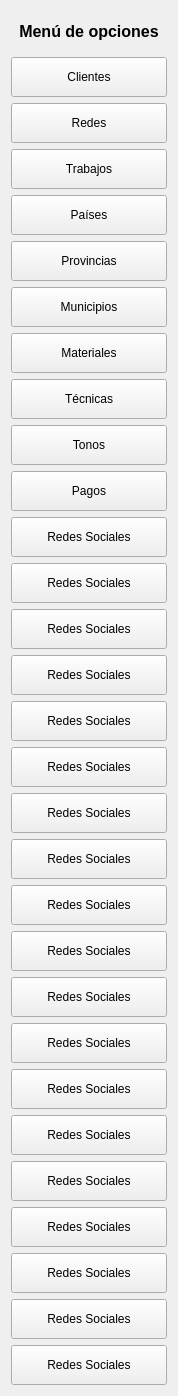
               <widget class="QWidget" name="widget_menu_lateral">
                <property name="geometry">
                 <rect>
                  <x>0</x>
                  <y>0</y>
                  <width>178</width>
                  <height>1392</height>
                 </rect>
                </property>
                <layout class="QVBoxLayout" name="verticalLayout_4">
                 <item>
                  <widget class="QLabel" name="label_2">
                   <property name="minimumSize">
                    <size>
                     <width>0</width>
                     <height>40</height>
                    </size>
                   </property>
                   <property name="styleSheet">
                    <string notr="true">font-weight: bold;
font-size: 12pt;</string>
                   </property>
                   <property name="text">
                    <string>Menú de opciones</string>
                   </property>
                   <property name="alignment">
                    <set>Qt::AlignCenter</set>
                   </property>
                  </widget>
                 </item>
                 <item>
                  <widget class="QPushButton" name="bt_menu_clientes">
                   <property name="minimumSize">
                    <size>
                     <width>0</width>
                     <height>40</height>
                    </size>
                   </property>
                   <property name="cursor">
                    <cursorShape>PointingHandCursor</cursorShape>
                   </property>
                   <property name="text">
                    <string>Clientes</string>
                   </property>
                   <property name="icon">
                    <iconset>
                     <normaloff>images/user.svg</normaloff>images/user.svg</iconset>
                   </property>
                   <property name="iconSize">
                    <size>
                     <width>35</width>
                     <height>35</height>
                    </size>
                   </property>
                  </widget>
                 </item>
                 <item>
                  <widget class="QPushButton" name="bt_redes_sociales_28">
                   <property name="minimumSize">
                    <size>
                     <width>0</width>
                     <height>40</height>
                    </size>
                   </property>
                   <property name="cursor">
                    <cursorShape>PointingHandCursor</cursorShape>
                   </property>
                   <property name="text">
                    <string>Redes</string>
                   </property>
                   <property name="icon">
                    <iconset>
                     <normaloff>images/social-network.svg</normaloff>images/social-network.svg</iconset>
                   </property>
                   <property name="iconSize">
                    <size>
                     <width>35</width>
                     <height>35</height>
                    </size>
                   </property>
                  </widget>
                 </item>
                 <item>
                  <widget class="QPushButton" name="bt_redes_sociales_27">
                   <property name="minimumSize">
                    <size>
                     <width>0</width>
                     <height>40</height>
                    </size>
                   </property>
                   <property name="cursor">
                    <cursorShape>PointingHandCursor</cursorShape>
                   </property>
                   <property name="text">
                    <string>Trabajos</string>
                   </property>
                   <property name="icon">
                    <iconset>
                     <normaloff>images/services-portfolio.svg</normaloff>images/services-portfolio.svg</iconset>
                   </property>
                   <property name="iconSize">
                    <size>
                     <width>35</width>
                     <height>35</height>
                    </size>
                   </property>
                  </widget>
                 </item>
                 <item>
                  <widget class="QPushButton" name="bt_redes_sociales_26">
                   <property name="minimumSize">
                    <size>
                     <width>0</width>
                     <height>40</height>
                    </size>
                   </property>
                   <property name="cursor">
                    <cursorShape>PointingHandCursor</cursorShape>
                   </property>
                   <property name="text">
                    <string>Países</string>
                   </property>
                   <property name="icon">
                    <iconset>
                     <normaloff>images/country-2.svg</normaloff>images/country-2.svg</iconset>
                   </property>
                   <property name="iconSize">
                    <size>
                     <width>35</width>
                     <height>35</height>
                    </size>
                   </property>
                  </widget>
                 </item>
                 <item>
                  <widget class="QPushButton" name="bt_redes_sociales_25">
                   <property name="minimumSize">
                    <size>
                     <width>0</width>
                     <height>40</height>
                    </size>
                   </property>
                   <property name="cursor">
                    <cursorShape>PointingHandCursor</cursorShape>
                   </property>
                   <property name="text">
                    <string>Provincias</string>
                   </property>
                   <property name="icon">
                    <iconset>
                     <normaloff>images/flag-1.svg</normaloff>images/flag-1.svg</iconset>
                   </property>
                   <property name="iconSize">
                    <size>
                     <width>30</width>
                     <height>30</height>
                    </size>
                   </property>
                  </widget>
                 </item>
                 <item>
                  <widget class="QPushButton" name="bt_redes_sociales_24">
                   <property name="minimumSize">
                    <size>
                     <width>0</width>
                     <height>40</height>
                    </size>
                   </property>
                   <property name="cursor">
                    <cursorShape>PointingHandCursor</cursorShape>
                   </property>
                   <property name="text">
                    <string>Municipios</string>
                   </property>
                   <property name="icon">
                    <iconset>
                     <normaloff>images/location.svg</normaloff>images/location.svg</iconset>
                   </property>
                   <property name="iconSize">
                    <size>
                     <width>35</width>
                     <height>35</height>
                    </size>
                   </property>
                  </widget>
                 </item>
                 <item>
                  <widget class="QPushButton" name="bt_redes_sociales_23">
                   <property name="minimumSize">
                    <size>
                     <width>0</width>
                     <height>40</height>
                    </size>
                   </property>
                   <property name="cursor">
                    <cursorShape>PointingHandCursor</cursorShape>
                   </property>
                   <property name="text">
                    <string>Materiales</string>
                   </property>
                   <property name="icon">
                    <iconset>
                     <normaloff>images/materials.svg</normaloff>images/materials.svg</iconset>
                   </property>
                   <property name="iconSize">
                    <size>
                     <width>35</width>
                     <height>35</height>
                    </size>
                   </property>
                  </widget>
                 </item>
                 <item>
                  <widget class="QPushButton" name="bt_redes_sociales_22">
                   <property name="minimumSize">
                    <size>
                     <width>0</width>
                     <height>40</height>
                    </size>
                   </property>
                   <property name="cursor">
                    <cursorShape>PointingHandCursor</cursorShape>
                   </property>
                   <property name="text">
                    <string>Técnicas</string>
                   </property>
                   <property name="icon">
                    <iconset>
                     <normaloff>images/solution.svg</normaloff>images/solution.svg</iconset>
                   </property>
                   <property name="iconSize">
                    <size>
                     <width>35</width>
                     <height>35</height>
                    </size>
                   </property>
                  </widget>
                 </item>
                 <item>
                  <widget class="QPushButton" name="bt_redes_sociales_21">
                   <property name="minimumSize">
                    <size>
                     <width>0</width>
                     <height>40</height>
                    </size>
                   </property>
                   <property name="cursor">
                    <cursorShape>PointingHandCursor</cursorShape>
                   </property>
                   <property name="text">
                    <string>Tonos</string>
                   </property>
                   <property name="icon">
                    <iconset>
                     <normaloff>images/palette.svg</normaloff>images/palette.svg</iconset>
                   </property>
                   <property name="iconSize">
                    <size>
                     <width>35</width>
                     <height>35</height>
                    </size>
                   </property>
                  </widget>
                 </item>
                 <item>
                  <widget class="QPushButton" name="bt_redes_sociales_20">
                   <property name="minimumSize">
                    <size>
                     <width>0</width>
                     <height>40</height>
                    </size>
                   </property>
                   <property name="cursor">
                    <cursorShape>PointingHandCursor</cursorShape>
                   </property>
                   <property name="text">
                    <string>Pagos</string>
                   </property>
                   <property name="icon">
                    <iconset>
                     <normaloff>images/credit-card.svg</normaloff>images/credit-card.svg</iconset>
                   </property>
                   <property name="iconSize">
                    <size>
                     <width>35</width>
                     <height>35</height>
                    </size>
                   </property>
                  </widget>
                 </item>
                 <item>
                  <widget class="QPushButton" name="bt_redes_sociales_19">
                   <property name="minimumSize">
                    <size>
                     <width>0</width>
                     <height>40</height>
                    </size>
                   </property>
                   <property name="cursor">
                    <cursorShape>PointingHandCursor</cursorShape>
                   </property>
                   <property name="text">
                    <string>Redes Sociales</string>
                   </property>
                  </widget>
                 </item>
                 <item>
                  <widget class="QPushButton" name="bt_redes_sociales_18">
                   <property name="minimumSize">
                    <size>
                     <width>0</width>
                     <height>40</height>
                    </size>
                   </property>
                   <property name="cursor">
                    <cursorShape>PointingHandCursor</cursorShape>
                   </property>
                   <property name="text">
                    <string>Redes Sociales</string>
                   </property>
                  </widget>
                 </item>
                 <item>
                  <widget class="QPushButton" name="bt_redes_sociales_17">
                   <property name="minimumSize">
                    <size>
                     <width>0</width>
                     <height>40</height>
                    </size>
                   </property>
                   <property name="cursor">
                    <cursorShape>PointingHandCursor</cursorShape>
                   </property>
                   <property name="text">
                    <string>Redes Sociales</string>
                   </property>
                  </widget>
                 </item>
                 <item>
                  <widget class="QPushButton" name="bt_redes_sociales_16">
                   <property name="minimumSize">
                    <size>
                     <width>0</width>
                     <height>40</height>
                    </size>
                   </property>
                   <property name="cursor">
                    <cursorShape>PointingHandCursor</cursorShape>
                   </property>
                   <property name="text">
                    <string>Redes Sociales</string>
                   </property>
                  </widget>
                 </item>
                 <item>
                  <widget class="QPushButton" name="bt_redes_sociales_15">
                   <property name="minimumSize">
                    <size>
                     <width>0</width>
                     <height>40</height>
                    </size>
                   </property>
                   <property name="cursor">
                    <cursorShape>PointingHandCursor</cursorShape>
                   </property>
                   <property name="text">
                    <string>Redes Sociales</string>
                   </property>
                  </widget>
                 </item>
                 <item>
                  <widget class="QPushButton" name="bt_redes_sociales_14">
                   <property name="minimumSize">
                    <size>
                     <width>0</width>
                     <height>40</height>
                    </size>
                   </property>
                   <property name="cursor">
                    <cursorShape>PointingHandCursor</cursorShape>
                   </property>
                   <property name="text">
                    <string>Redes Sociales</string>
                   </property>
                  </widget>
                 </item>
                 <item>
                  <widget class="QPushButton" name="bt_redes_sociales_13">
                   <property name="minimumSize">
                    <size>
                     <width>0</width>
                     <height>40</height>
                    </size>
                   </property>
                   <property name="cursor">
                    <cursorShape>PointingHandCursor</cursorShape>
                   </property>
                   <property name="text">
                    <string>Redes Sociales</string>
                   </property>
                  </widget>
                 </item>
                 <item>
                  <widget class="QPushButton" name="bt_redes_sociales_12">
                   <property name="minimumSize">
                    <size>
                     <width>0</width>
                     <height>40</height>
                    </size>
                   </property>
                   <property name="cursor">
                    <cursorShape>PointingHandCursor</cursorShape>
                   </property>
                   <property name="text">
                    <string>Redes Sociales</string>
                   </property>
                  </widget>
                 </item>
                 <item>
                  <widget class="QPushButton" name="bt_redes_sociales_11">
                   <property name="minimumSize">
                    <size>
                     <width>0</width>
                     <height>40</height>
                    </size>
                   </property>
                   <property name="cursor">
                    <cursorShape>PointingHandCursor</cursorShape>
                   </property>
                   <property name="text">
                    <string>Redes Sociales</string>
                   </property>
                  </widget>
                 </item>
                 <item>
                  <widget class="QPushButton" name="bt_redes_sociales_10">
                   <property name="minimumSize">
                    <size>
                     <width>0</width>
                     <height>40</height>
                    </size>
                   </property>
                   <property name="cursor">
                    <cursorShape>PointingHandCursor</cursorShape>
                   </property>
                   <property name="text">
                    <string>Redes Sociales</string>
                   </property>
                  </widget>
                 </item>
                 <item>
                  <widget class="QPushButton" name="bt_redes_sociales_9">
                   <property name="minimumSize">
                    <size>
                     <width>0</width>
                     <height>40</height>
                    </size>
                   </property>
                   <property name="cursor">
                    <cursorShape>PointingHandCursor</cursorShape>
                   </property>
                   <property name="text">
                    <string>Redes Sociales</string>
                   </property>
                  </widget>
                 </item>
                 <item>
                  <widget class="QPushButton" name="bt_redes_sociales_8">
                   <property name="minimumSize">
                    <size>
                     <width>0</width>
                     <height>40</height>
                    </size>
                   </property>
                   <property name="cursor">
                    <cursorShape>PointingHandCursor</cursorShape>
                   </property>
                   <property name="text">
                    <string>Redes Sociales</string>
                   </property>
                  </widget>
                 </item>
                 <item>
                  <widget class="QPushButton" name="bt_redes_sociales_7">
                   <property name="minimumSize">
                    <size>
                     <width>0</width>
                     <height>40</height>
                    </size>
                   </property>
                   <property name="cursor">
                    <cursorShape>PointingHandCursor</cursorShape>
                   </property>
                   <property name="text">
                    <string>Redes Sociales</string>
                   </property>
                  </widget>
                 </item>
                 <item>
                  <widget class="QPushButton" name="bt_redes_sociales_6">
                   <property name="minimumSize">
                    <size>
                     <width>0</width>
                     <height>40</height>
                    </size>
                   </property>
                   <property name="cursor">
                    <cursorShape>PointingHandCursor</cursorShape>
                   </property>
                   <property name="text">
                    <string>Redes Sociales</string>
                   </property>
                  </widget>
                 </item>
                 <item>
                  <widget class="QPushButton" name="bt_redes_sociales_5">
                   <property name="minimumSize">
                    <size>
                     <width>0</width>
                     <height>40</height>
                    </size>
                   </property>
                   <property name="cursor">
                    <cursorShape>PointingHandCursor</cursorShape>
                   </property>
                   <property name="text">
                    <string>Redes Sociales</string>
                   </property>
                  </widget>
                 </item>
                 <item>
                  <widget class="QPushButton" name="bt_redes_sociales_4">
                   <property name="minimumSize">
                    <size>
                     <width>0</width>
                     <height>40</height>
                    </size>
                   </property>
                   <property name="cursor">
                    <cursorShape>PointingHandCursor</cursorShape>
                   </property>
                   <property name="text">
                    <string>Redes Sociales</string>
                   </property>
                  </widget>
                 </item>
                 <item>
                  <widget class="QPushButton" name="bt_redes_sociales_3">
                   <property name="minimumSize">
                    <size>
                     <width>0</width>
                     <height>40</height>
                    </size>
                   </property>
                   <property name="cursor">
                    <cursorShape>PointingHandCursor</cursorShape>
                   </property>
                   <property name="text">
                    <string>Redes Sociales</string>
                   </property>
                  </widget>
                 </item>
                 <item>
                  <widget class="QPushButton" name="bt_redes_sociales_2">
                   <property name="minimumSize">
                    <size>
                     <width>0</width>
                     <height>40</height>
                    </size>
                   </property>
                   <property name="cursor">
                    <cursorShape>PointingHandCursor</cursorShape>
                   </property>
                   <property name="text">
                    <string>Redes Sociales</string>
                   </property>
                  </widget>
                 </item>
                 <item>
                  <widget class="QPushButton" name="bt_redes_sociales">
                   <property name="minimumSize">
                    <size>
                     <width>0</width>
                     <height>40</height>
                    </size>
                   </property>
                   <property name="cursor">
                    <cursorShape>PointingHandCursor</cursorShape>
                   </property>
                   <property name="text">
                    <string>Redes Sociales</string>
                   </property>
                  </widget>
                 </item>
                </layout>
               </widget>
